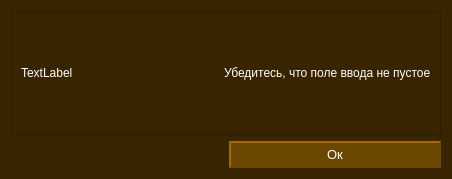
<?xml version="1.0" encoding="UTF-8"?>
<ui version="4.0">
 <class>DialogErrorInput</class>
 <widget class="QDialog" name="DialogErrorInput">
  <property name="geometry">
   <rect>
    <x>0</x>
    <y>0</y>
    <width>452</width>
    <height>179</height>
   </rect>
  </property>
  <property name="windowTitle">
   <string>Ошибка</string>
  </property>
  <property name="styleSheet">
   <string notr="true">background-color: rgb(56, 37, 0); color: White;</string>
  </property>
  <layout class="QGridLayout" name="gridLayout">
   <item row="1" column="1">
    <widget class="QPushButton" name="pushButtonok">
     <property name="sizePolicy">
      <sizepolicy hsizetype="MinimumExpanding" vsizetype="Fixed">
       <horstretch>0</horstretch>
       <verstretch>0</verstretch>
      </sizepolicy>
     </property>
     <property name="font">
      <font>
       <pointsize>10</pointsize>
      </font>
     </property>
     <property name="styleSheet">
      <string notr="true">QPushButton {background-color: rgb(107, 71, 0);color:White;border-style: outset;border-width: 2px;border-radius: 15px;border-color: rgb(107, 71, 0);padding: 4px;}
QPushButton:pressed {background-color: #382500;color: White;border-style: outset;border-width: 2px;border-radius: 15px;border-color: #241800;padding: 4px;}</string>
     </property>
     <property name="text">
      <string>Ок</string>
     </property>
    </widget>
   </item>
   <item row="1" column="0">
    <spacer name="horizontalSpacer">
     <property name="orientation">
      <enum>Qt::Horizontal</enum>
     </property>
     <property name="sizeHint" stdset="0">
      <size>
       <width>40</width>
       <height>20</height>
      </size>
     </property>
    </spacer>
   </item>
   <item row="0" column="0" colspan="2">
    <widget class="QFrame" name="frame">
     <property name="frameShape">
      <enum>QFrame::StyledPanel</enum>
     </property>
     <property name="frameShadow">
      <enum>QFrame::Raised</enum>
     </property>
     <layout class="QHBoxLayout" name="horizontalLayout">
      <item>
       <widget class="QLabel" name="labelIco">
        <property name="text">
         <string>TextLabel</string>
        </property>
       </widget>
      </item>
      <item>
       <widget class="QLabel" name="labeltext">
        <property name="text">
         <string>&lt;html&gt;&lt;head/&gt;&lt;body&gt;&lt;p&gt;Убедитесь, что поле ввода не пустое&lt;/p&gt;&lt;/body&gt;&lt;/html&gt;</string>
        </property>
        <property name="alignment">
         <set>Qt::AlignLeading|Qt::AlignLeft|Qt::AlignVCenter</set>
        </property>
       </widget>
      </item>
     </layout>
    </widget>
   </item>
  </layout>
 </widget>
 <resources/>
 <connections>
  <connection>
   <sender>pushButtonok</sender>
   <signal>clicked()</signal>
   <receiver>DialogErrorInput</receiver>
   <slot>close()</slot>
   <hints>
    <hint type="sourcelabel">
     <x>335</x>
     <y>155</y>
    </hint>
    <hint type="destinationlabel">
     <x>225</x>
     <y>89</y>
    </hint>
   </hints>
  </connection>
 </connections>
</ui>
